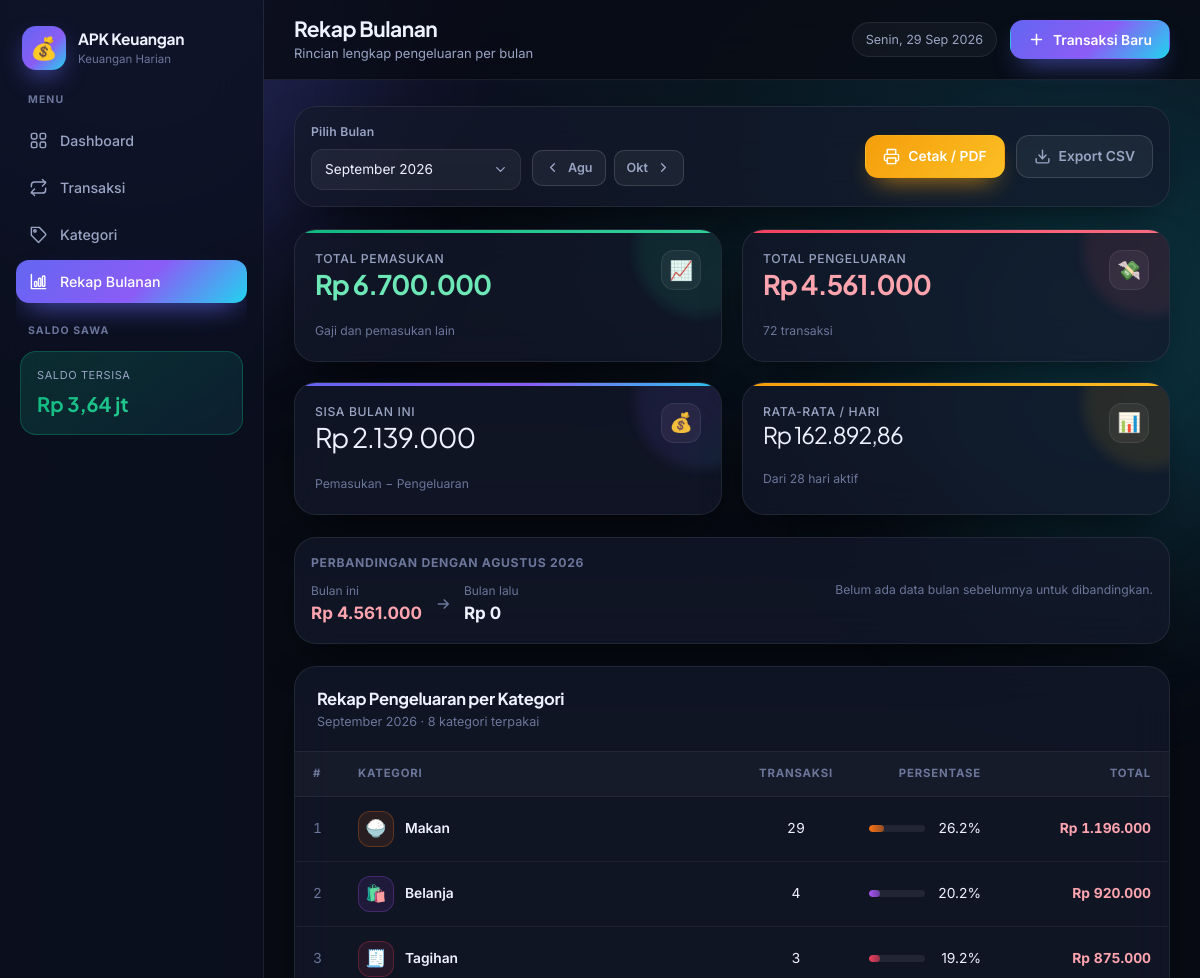
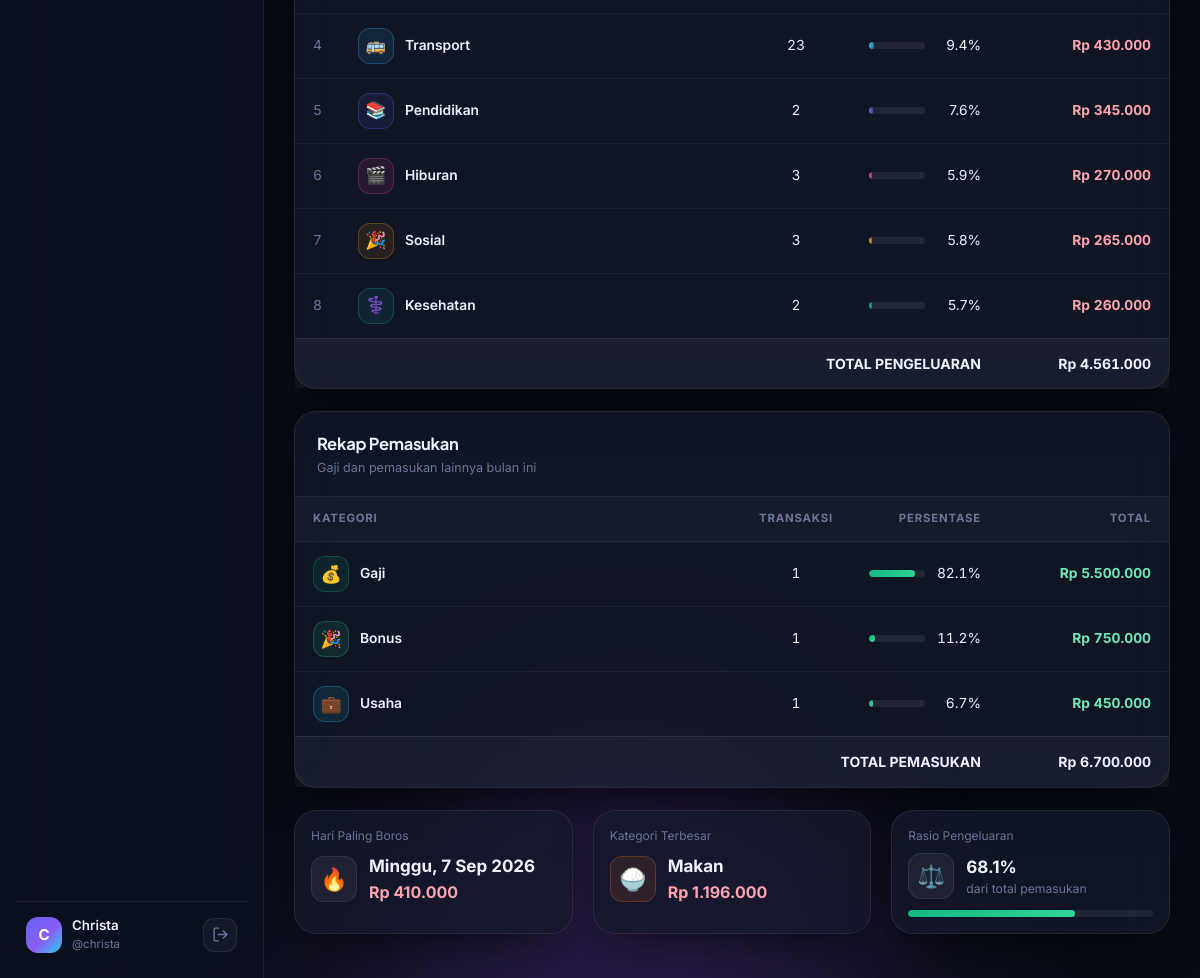
Screenshot of /index.php?page=rekap (signed in) with the database file from the repository (2 pictures, top to bottom).
### tables this page shows
CREATE TABLE `kategori` (
  `id`         INT UNSIGNED NOT NULL AUTO_INCREMENT,
  `user_id`    INT UNSIGNED NOT NULL,
  `nama`       VARCHAR(50)  NOT NULL,
  `ikon`       VARCHAR(20)  NOT NULL DEFAULT '🏷️',
  `warna`      CHAR(7)      NOT NULL DEFAULT '#6366f1',
  `jenis`      ENUM('masuk','keluar') NOT NULL DEFAULT 'keluar',
  `is_active`  TINYINT(1)   NOT NULL DEFAULT 1,
  `created_at` TIMESTAMP    NOT NULL DEFAULT CURRENT_TIMESTAMP,
  PRIMARY KEY (`id`),
  KEY `idx_kategori_user` (`user_id`, `jenis`),
  CONSTRAINT `fk_kategori_user`
    FOREIGN KEY (`user_id`) REFERENCES `users` (`id`)
    ON DELETE CASCADE ON UPDATE CASCADE
);

### pages/rekap.php (the view, shortened to what the rows shown need)
<?php
$ringkasan = ringkasanBulan($periode);
$rekapKeluar  = rekapKategori($periode, 'keluar');
$rekapMasuk   = rekapKategori($periode, 'masuk');
$totalKeluar = $ringkasan['pengeluaran'] ?: 1;
$totalMasuk  = $ringkasan['pemasukan'] ?: 1;
$topKeluar = $rekapKeluar[0] ?? null;
require __DIR__ . '/../includes/header.php';
?>
<section class="card fade-up d3">
  <div class="card-head">
    <div>
      <h2>Rekap Pengeluaran per Kategori</h2>
    </div>
  </div>
  <div class="card-body flush">
    <div class="table-wrap">
      <table>
        <thead>
          <tr>
            <th style="width:34px">#</th>
            <th>Kategori</th>
            <th class="t-center" style="width:100px">Transaksi</th>
            <th class="t-right" style="width:110px">Persentase</th>
            <th class="t-right" style="width:170px">Total</th>
          </tr>
        </thead>
        <tbody>
          <?php $no = 0; foreach ($rekapKeluar as $k): $no++;
              $total = (float) $k['total']; if ($total <= 0) continue;
              $pct = ($total / $totalKeluar) * 100; ?>
            <tr>
              <td class="t-center mute2 t-num"><?= $no ?></td>
              <td>
                <div class="cat-cell">
                  <div class="cat-ico" style="--c-bg:<?= htmlspecialchars($k['warna'], ENT_QUOTES) ?>1a;--c-line:<?= htmlspecialchars($k['warna'], ENT_QUOTES) ?>44">
                    <?= e($k['ikon']) ?>
                  </div>
                  <div class="cat-nm"><?= e($k['nama']) ?></div>
                </div>
              </td>
              <td class="t-center t-num"><?= (int) $k['jml'] ?></td>
              <td class="t-right">
                <div class="flex items-center gap-8" style="justify-content:flex-end">
                  <div class="bar" style="width:56px">
                    <i style="width:<?= e($pct) ?>%;background:linear-gradient(90deg,<?= e($k['warna']) ?>,<?= e($k['warna']) ?>88)"></i>
                  </div>
                  <span class="tnum" style="min-width:48px"><?= e(number_format($pct, 1)) ?>%</span>
                </div>
              </td>
              <td class="t-right t-num money-out"><?= e(rupiah($total)) ?></td>
            </tr>
          <?php endforeach; ?>
        </tbody>
      </table>
    </div>
  </div>
</section>
<section class="card fade-up d4">
  <div class="card-head">
    <div><h2>Rekap Pemasukan</h2><p>Gaji dan pemasukan lainnya bulan ini</p></div>
  </div>
  <div class="card-body flush">
    <div class="table-wrap">
      <table>
        <thead>
          <tr>
            <th>Kategori</th>
            <th class="t-center" style="width:100px">Transaksi</th>
            <th class="t-right" style="width:110px">Persentase</th>
            <th class="t-right" style="width:170px">Total</th>
          </tr>
        </thead>
        <tbody>
          <?php foreach ($rekapMasuk as $k):
              $total = (float) $k['total']; if ($total <= 0) continue;
              $pct = ($total / $totalMasuk) * 100; ?>
            <tr>
              <td>
                <div class="cat-cell">
                  <div class="cat-ico" style="--c-bg:<?= htmlspecialchars($k['warna'], ENT_QUOTES) ?>1a;--c-line:<?= htmlspecialchars($k['warna'], ENT_QUOTES) ?>44">
                    <?= e($k['ikon']) ?>
                  </div>
                  <div class="cat-nm"><?= e($k['nama']) ?></div>
                </div>
              </td>
              <td class="t-center t-num"><?= (int) $k['jml'] ?></td>
              <td class="t-right">
                <div class="flex items-center gap-8" style="justify-content:flex-end">
                  <div class="bar green" style="width:56px"><i style="width:<?= e($pct) ?>%"></i></div>
                  <span class="t-num" style="min-width:48px"><?= e(number_format($pct, 1)) ?>%</span>
                </div>
              </td>
              <td class="t-right t-num money-in"><?= e(rupiah($total)) ?></td>
            </tr>
          <?php endforeach; ?>
        </tbody>
      </table>
    </div>
  </div>
</section>
<section class="grid g-3 fade-up d5">
  <div class="card">
    <div class="card-body tight">
      <div class="flex items-center gap-12" style="margin-top:8px">
        <div class="cat-ico" style="width:46px;height:46px;font-size:22px;
             --c-bg:<?= $topKeluar ? htmlspecialchars($topKeluar['warna'], ENT_QUOTES) . '1a' : 'rgba(255,255,255,.06)' ?>;
             --c-line:<?= $topKeluar ? htmlspecialchars($topKeluar['warna'], ENT_QUOTES) . '44' : 'var(--line)' ?>">
          <?= $topKeluar ? e($topKeluar['ikon']) : '—' ?>
        </div>
        <div>
          <b style="font-size:17px"><?= $topKeluar ? e($topKeluar['nama']) : '-' ?></b>
          <div class="money-out strong"><?= $topKeluar ? e(rupiah($topKeluar['total'])) : 'Rp 0' ?></div>
        </div>
      </div>
    </div>
  </div>
</section>
<?php require __DIR__ . '/../includes/footer.php'; ?>

### rows the page displays
kategori: ikon "🍚", nama "Makan", jml "29", pct "26.2", total "Rp 1.196.000"
kategori: ikon "🛍️", nama "Belanja", jml "4", pct "20.2", total "Rp 920.000"
kategori: ikon "🧾", nama "Tagihan", jml "3", pct "19.2", total "Rp 875.000"
kategori: ikon "🚌", nama "Transport", jml "23", pct "9.4", total "Rp 430.000"
kategori: ikon "📚", nama "Pendidikan", jml "2", pct "7.6", total "Rp 345.000"
kategori: ikon "🎬", nama "Hiburan", jml "3", pct "5.9", total "Rp 270.000"
kategori: ikon "🎉", nama "Sosial", jml "3", pct "5.8", total "Rp 265.000"
kategori: ikon "⚕️", nama "Kesehatan", jml "2", pct "5.7", total "Rp 260.000"
kategori: ikon "💰", nama "Gaji", jml "1", $pct 82.089552238806 (drawn), pct "82.1", total "Rp 5.500.000"
kategori: ikon "🎉", nama "Bonus", jml "1", $pct 11.194029850746 (drawn), pct "11.2", total "Rp 750.000"
kategori: ikon "💼", nama "Usaha", jml "1", $pct 6.7164179104478 (drawn), pct "6.7", total "Rp 450.000"

### other values shown
APP_NAME "APK Keuangan"
$m['label'] "Dashboard"
$m['label'] "Transaksi"
$m['label'] "Kategori"
$m['label'] "Rekap Bulanan"
rupiahRingkas(saldoSekarang()) "Rp 3,64 jt"
mb_strtoupper(mb_substr($user['nama'], 0, 1)) "C"
$user['nama'] "Christa"
$user['username'] "christa"
$judul "Rekap Bulanan"
$subjudul "Rincian lengkap pengeluaran per bulan"
bulanIndo((int) substr($prev, 5, 2), false) "Agu"
bulanIndo((int) substr($next, 5, 2), false) "Okt"
rupiah($ringkasan['pemasukan']) "Rp 6.700.000"
rupiah($ringkasan['pengeluaran']) "Rp 4.561.000"
